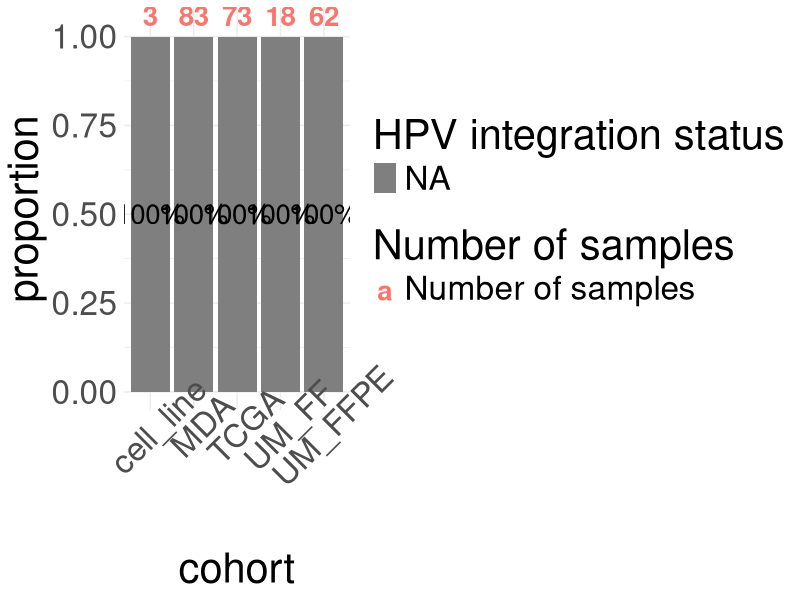

This figure's R source:
#proportion figures
#read the meta data for draw the figure
library(data.table)
library(ggplot2)
##########the meta_data HPV int status final is available in Supplementary Table S2.1
meta_data<-fread('all_HPV_samples_int_status_two_judgement_manullay.csv')

head(meta_data)
table(meta_data$HPV_int_status_final)
meta_data$value<-1
table(meta_data$HPV_int_status_final)
meta_data$HPV_int_status_final<-factor(meta_data$HPV_int_status_final,levels = c('HPVint(-)', 'HPVint-ND','HPVint(+)'))
#calculate the proportion
library(dplyr)
meta_data <- meta_data %>%
  group_by(batch, HPV_int_status_final) %>%
  summarise(value = sum(value)) %>%
  mutate(total = sum(value)) %>%
  ungroup() %>%
  mutate(proportion = value / total)
# meta_data
totals <- meta_data %>%
  group_by(batch) %>%
  summarise(total_batch = sum(value))
totals
#change the FF to UM_FF
meta_data

meta_data$batch[meta_data$batch=='FF']<-'UM_FF'
meta_data$batch[meta_data$batch=='FFPE']<-'UM_FFPE'
####visulization
png('Figure1A.png',width = 3500,height = 3500,units = 'px',res = 300)
ggplot(meta_data, aes(x = batch, y = value, fill = HPV_int_status_final)) +
  geom_col(position = "fill", stat = "identity") + xlab('cohort')+ylab('proportion')+
  geom_text(data=meta_data,aes(label = scales::percent(proportion,accuracy=1L), y = proportion), 
            position = position_fill(vjust = 0.5), size = 7)+ 
            theme_minimal()+
  scale_fill_manual(values = c("HPVint(-)" = "#22A699", "HPVint-ND" = "#F2BE22", "HPVint(+)" = "#F24C3D"))+
  geom_text(data=meta_data,aes(x = batch, label = total, y = 1.03,color='Number of samples'), vjust = 0, size = 7,fontface = "bold")+
  theme(text = element_text(size = 30),plot.title = element_text(hjust = 0.5), axis.text.x=element_text(angle = 45))+
  guides(fill=guide_legend(title="HPV integration status"),color=guide_legend(title="Number of samples"))
dev.off()










